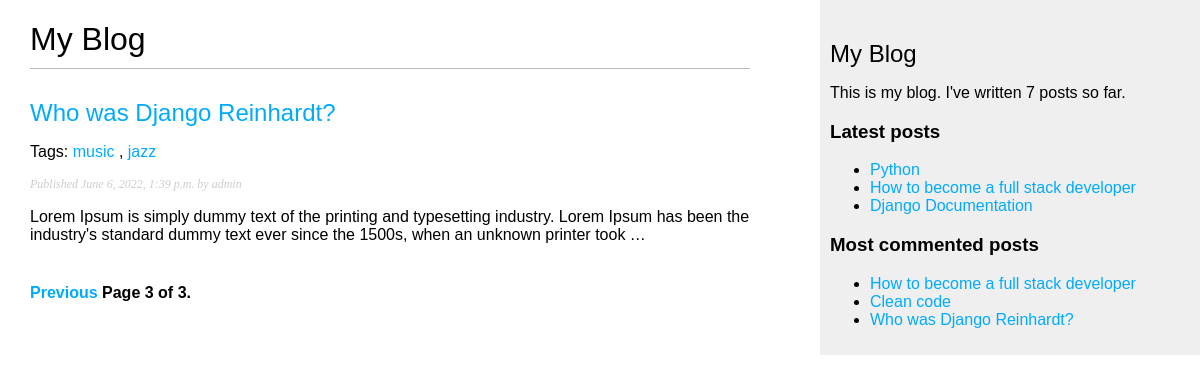
Page /blog/?page=3 on the committed database.
### blog/models.py (models this page shows, shortened)
class Post(models.Model):
    STATUS_CHOICES = (
    ('draft', 'Draft'),
    ('published', 'Published'),
    )
    title = models.CharField(max_length=250)
    slug = models.SlugField(max_length=250,unique_for_date='publish')
    author = models.ForeignKey(User,on_delete=models.CASCADE,related_name='blog_posts')
    body = models.TextField()
    publish = models.DateTimeField(default=timezone.now)
    created = models.DateTimeField(auto_now_add=True)
    updated = models.DateTimeField(auto_now=True)
    status = models.CharField(max_length=10,choices=STATUS_CHOICES,default='draft')
    objects = models.Manager()
    published = PublishedManager()
    tags = TaggableManager()
    class Meta:
        ordering = ('-publish',)
    def get_absolute_url(self):
        return reverse('blog:post_detail',
                        args=[self.publish.year,
                        self.publish.month,
                        self.publish.day, self.slug])

### blog/views.py (the view)
# urls.py: path('', views.post_list, name='post_list'),
def post_list(request, tag_slug = None):
    object_list = Post.published.all()
    tag = None
    if tag_slug:
        tag = get_object_or_404(Tag,slug = tag_slug)
        object_list = object_list.filter(tags__in = [tag])
    paginator = Paginator(object_list, 3)
    page = request.GET.get('page')
    try:
        posts = paginator.page(page)
    except PageNotAnInteger:
        posts = paginator.page(1)
    except EmptyPage:
        posts = paginator.page(paginator.num_pages)
    return render(request,'blog/post/list.html',{'page':page,'posts':posts,'tag':tag})

### blog/models.py (called while the page is built)
    def get_queryset(self):
        return super().get_queryset().filter(status="published")

### blog/templatetags/blog_tags.py (called while the page is built)
@register.simple_tag(name='total_posts')
def total_posts():
    return Post.published.count()

@register.inclusion_tag('blog/post/latest_posts.html')
def show_latest_posts(count=5):
    latest_posts = Post.published.order_by('-publish')[:count]
    return {'latest_posts':latest_posts}

@register.simple_tag
def get_most_commented_posts(count=5):
    return Post.published.annotate(total_comments=Count('comments')).order_by('-total_comments')[:count]

@register.filter(name='markdown')
def markdown_format(text):
    return mark_safe(markdown.markdown(text))

### blog/templates/blog/post/list.html (shortened to what this page needs)
{% extends "blog/base.html" %}
{% load blog_tags %}
{% block content %}
    <h1>My Blog</h1>
    {% for post in posts %}
        <h2>
            <a href="{{ post.get_absolute_url }}">
            {{ post.title }}
            </a>
        </h2>
        <p class="tags">
            Tags:
            {% for tag in post.tags.all %}
                <a href="{% url 'blog:post_list_by_tag' tag.slug %}">
                    {{ tag.name }}
                </a>
                {% if not forloop.last %}, {% endif %}
            {% endfor %}
        </p>
        <p class="date">
        Published {{ post.publish }} by {{ post.author }}
        </p>
        {{ post.body| markdown | truncatewords_html:30 }}
    {% endfor %}
    {% include "blog/pagination.html" with page=posts %}
    {% endblock %}

### blog/templates/blog/base.html (shortened to what this page needs)
{% load blog_tags %}
{% load static %}
<!DOCTYPE html>
<html lang="en">
<head>
    <link rel="stylesheet" href='{% static "css/blog.css" %}'>
</head>
<body>
    <div id ="content">
        {% block content %}
        {% endblock %}
    </div>
    <div id ="sidebar">
        <h2>My Blog</h2>
        <p>This is my blog. I've written {% total_posts %} posts so far.</p>
        <h3>Latest posts</h3>
        {% show_latest_posts 3 %}
        <h3>Most commented posts</h3>
        {% get_most_commented_posts 3 as most_commented_posts %}
            <ul>
                {% for post in most_commented_posts %}
                    <li>
                        <a href="{{ post.get_absolute_url }}">{{ post.title }}</a>
                    </li>
                {% endfor %}
            </ul>
    </div>
</body>
</html>

### blog/templates/blog/post/latest_posts.html
<ul>
    {% for post in latest_posts %}
        <li>
            <a href="{{ post.get_absolute_url }}">{{ post.title }}</a>
        </li>
    {% endfor %}
</ul>

### blog/static/css/blog.css (style rules this page uses)
body { margin:0; padding:0; font-family:helvetica, sans-serif; }
a { color:#00abff; text-decoration:none; }
h1 { font-weight:normal; border-bottom:1px solid #bbb; padding:0 0 10px 0; }
h2 { font-weight:normal; margin:30px 0 0; }
#content { float:left; width:60%; padding:0 0 0 30px; }
#sidebar { float:right; width:30%; padding:10px; background:#efefef; height:100%; }
p.date { color:#ccc; font-family: georgia, serif; font-size: 12px; font-style: italic; }

### rows in the picture
Post: title "Who was Django Reinhardt?", publish "June 6, 2022, 1:39 p.m.", author "admin", body "Lorem Ipsum is simply dummy text of the printing and typesetting industry. Lorem Ipsum has been the industry's standard dummy text ever since the 1500s, when an unknown printer took …"
Tag: name "music"
Tag: name "jazz"
Post: title "Python"
Post: title "How to become a full stack developer"
Post: title "Django Documentation"
Post: title "Clean code"

### other values in the picture
{{ page.number }} "3"
{{ page.paginator.num_pages }} "3"
